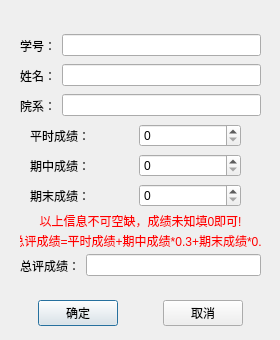
<?xml version="1.0" encoding="UTF-8"?>
<ui version="4.0">
 <class>InfoEditPage</class>
 <widget class="QDialog" name="InfoEditPage">
  <property name="geometry">
   <rect>
    <x>0</x>
    <y>0</y>
    <width>280</width>
    <height>340</height>
   </rect>
  </property>
  <property name="windowTitle">
   <string>Dialog</string>
  </property>
  <widget class="QWidget" name="layoutWidget">
   <property name="geometry">
    <rect>
     <x>20</x>
     <y>30</y>
     <width>241</width>
     <height>31</height>
    </rect>
   </property>
   <layout class="QHBoxLayout" name="horizontalLayout">
    <item>
     <widget class="QLabel" name="ID_label">
      <property name="styleSheet">
       <string notr="true">font: 700 10pt &quot;新宋体&quot;;</string>
      </property>
      <property name="text">
       <string>学号：</string>
      </property>
     </widget>
    </item>
    <item>
     <widget class="QLineEdit" name="ID_line">
      <property name="text">
       <string/>
      </property>
     </widget>
    </item>
   </layout>
  </widget>
  <widget class="QWidget" name="layoutWidget_2">
   <property name="geometry">
    <rect>
     <x>20</x>
     <y>60</y>
     <width>241</width>
     <height>31</height>
    </rect>
   </property>
   <layout class="QHBoxLayout" name="horizontalLayout_2">
    <item>
     <widget class="QLabel" name="Name_label">
      <property name="styleSheet">
       <string notr="true">font: 700 10pt &quot;新宋体&quot;;</string>
      </property>
      <property name="text">
       <string>姓名：</string>
      </property>
     </widget>
    </item>
    <item>
     <widget class="QLineEdit" name="Name_line">
      <property name="text">
       <string/>
      </property>
     </widget>
    </item>
   </layout>
  </widget>
  <widget class="QWidget" name="layoutWidget_3">
   <property name="geometry">
    <rect>
     <x>20</x>
     <y>90</y>
     <width>241</width>
     <height>31</height>
    </rect>
   </property>
   <layout class="QHBoxLayout" name="horizontalLayout_3">
    <item>
     <widget class="QLabel" name="Dep_label">
      <property name="styleSheet">
       <string notr="true">font: 700 10pt &quot;新宋体&quot;;</string>
      </property>
      <property name="text">
       <string>院系：</string>
      </property>
     </widget>
    </item>
    <item>
     <widget class="QLineEdit" name="Dep_line">
      <property name="text">
       <string/>
      </property>
     </widget>
    </item>
   </layout>
  </widget>
  <widget class="QLabel" name="WarningLabel">
   <property name="geometry">
    <rect>
     <x>20</x>
     <y>210</y>
     <width>241</width>
     <height>21</height>
    </rect>
   </property>
   <property name="styleSheet">
    <string notr="true">font: 700 10pt &quot;新宋体&quot;;
color: rgb(255, 0, 0);</string>
   </property>
   <property name="text">
    <string>以上信息不可空缺，成绩未知填0即可!</string>
   </property>
   <property name="alignment">
    <set>Qt::AlignCenter</set>
   </property>
  </widget>
  <widget class="QWidget" name="layoutWidget_7">
   <property name="geometry">
    <rect>
     <x>20</x>
     <y>250</y>
     <width>241</width>
     <height>31</height>
    </rect>
   </property>
   <layout class="QHBoxLayout" name="horizontalLayout_7">
    <item>
     <widget class="QLabel" name="Overallscore_label">
      <property name="styleSheet">
       <string notr="true">font: 700 10pt &quot;新宋体&quot;;</string>
      </property>
      <property name="text">
       <string>总评成绩：</string>
      </property>
     </widget>
    </item>
    <item>
     <widget class="QLineEdit" name="Overallscore_line">
      <property name="text">
       <string/>
      </property>
      <property name="readOnly">
       <bool>true</bool>
      </property>
     </widget>
    </item>
   </layout>
  </widget>
  <widget class="QLabel" name="WarningLabel_2">
   <property name="geometry">
    <rect>
     <x>20</x>
     <y>230</y>
     <width>241</width>
     <height>21</height>
    </rect>
   </property>
   <property name="styleSheet">
    <string notr="true">font: 700 8pt &quot;新宋体&quot;;
color: rgb(255, 0, 0);</string>
   </property>
   <property name="text">
    <string>总评成绩=平时成绩+期中成绩*0.3+期末成绩*0.5</string>
   </property>
   <property name="alignment">
    <set>Qt::AlignCenter</set>
   </property>
  </widget>
  <widget class="QWidget" name="layoutWidget_4">
   <property name="geometry">
    <rect>
     <x>30</x>
     <y>150</y>
     <width>211</width>
     <height>31</height>
    </rect>
   </property>
   <layout class="QHBoxLayout" name="horizontalLayout_5">
    <item>
     <widget class="QLabel" name="Score2_label">
      <property name="styleSheet">
       <string notr="true">font: 700 10pt &quot;新宋体&quot;;</string>
      </property>
      <property name="text">
       <string>期中成绩：</string>
      </property>
     </widget>
    </item>
    <item>
     <widget class="QSpinBox" name="spinBox2"/>
    </item>
   </layout>
  </widget>
  <widget class="QWidget" name="layoutWidget_5">
   <property name="geometry">
    <rect>
     <x>30</x>
     <y>180</y>
     <width>211</width>
     <height>31</height>
    </rect>
   </property>
   <layout class="QHBoxLayout" name="horizontalLayout_6">
    <item>
     <widget class="QLabel" name="Score3_label">
      <property name="styleSheet">
       <string notr="true">font: 700 10pt &quot;新宋体&quot;;</string>
      </property>
      <property name="text">
       <string>期末成绩：</string>
      </property>
     </widget>
    </item>
    <item>
     <widget class="QSpinBox" name="spinBox3"/>
    </item>
   </layout>
  </widget>
  <widget class="QWidget" name="">
   <property name="geometry">
    <rect>
     <x>0</x>
     <y>300</y>
     <width>281</width>
     <height>26</height>
    </rect>
   </property>
   <layout class="QHBoxLayout" name="horizontalLayout_8">
    <item>
     <spacer name="horizontalSpacer_2">
      <property name="orientation">
       <enum>Qt::Horizontal</enum>
      </property>
      <property name="sizeHint" stdset="0">
       <size>
        <width>40</width>
        <height>20</height>
       </size>
      </property>
     </spacer>
    </item>
    <item>
     <widget class="QPushButton" name="OkButton">
      <property name="text">
       <string>确定</string>
      </property>
     </widget>
    </item>
    <item>
     <spacer name="horizontalSpacer">
      <property name="orientation">
       <enum>Qt::Horizontal</enum>
      </property>
      <property name="sizeHint" stdset="0">
       <size>
        <width>40</width>
        <height>20</height>
       </size>
      </property>
     </spacer>
    </item>
    <item>
     <widget class="QPushButton" name="CancelButton">
      <property name="text">
       <string>取消</string>
      </property>
     </widget>
    </item>
    <item>
     <spacer name="horizontalSpacer_3">
      <property name="orientation">
       <enum>Qt::Horizontal</enum>
      </property>
      <property name="sizeHint" stdset="0">
       <size>
        <width>40</width>
        <height>20</height>
       </size>
      </property>
     </spacer>
    </item>
   </layout>
  </widget>
  <widget class="QWidget" name="">
   <property name="geometry">
    <rect>
     <x>30</x>
     <y>120</y>
     <width>211</width>
     <height>31</height>
    </rect>
   </property>
   <layout class="QHBoxLayout" name="horizontalLayout_4">
    <item>
     <widget class="QLabel" name="Score1_label">
      <property name="styleSheet">
       <string notr="true">font: 700 10pt &quot;新宋体&quot;;</string>
      </property>
      <property name="text">
       <string>平时成绩：</string>
      </property>
     </widget>
    </item>
    <item>
     <widget class="QSpinBox" name="spinBox1"/>
    </item>
   </layout>
  </widget>
 </widget>
 <resources/>
 <connections/>
</ui>
